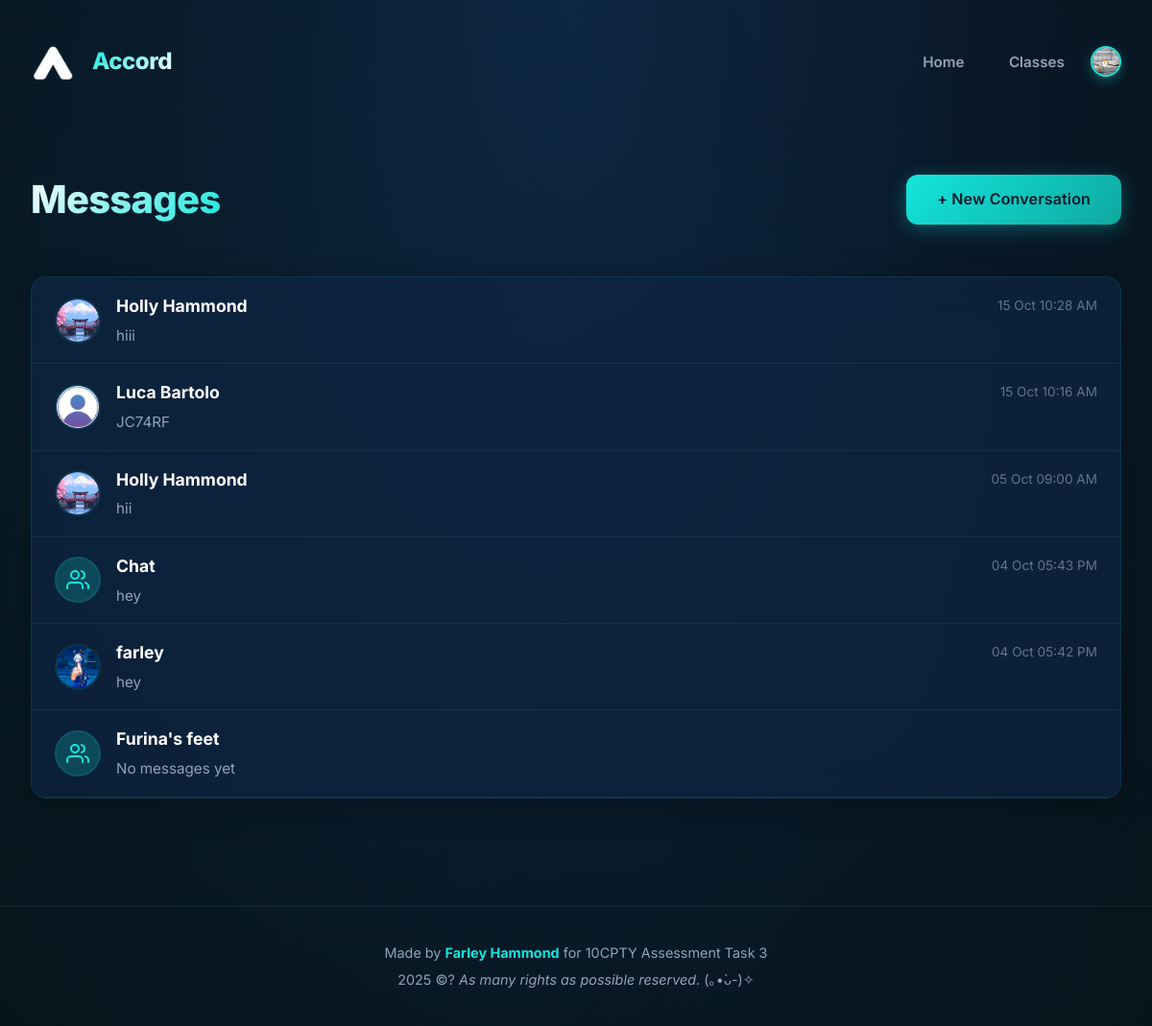
The page /inbox (signed in) on the database as committed earlier.
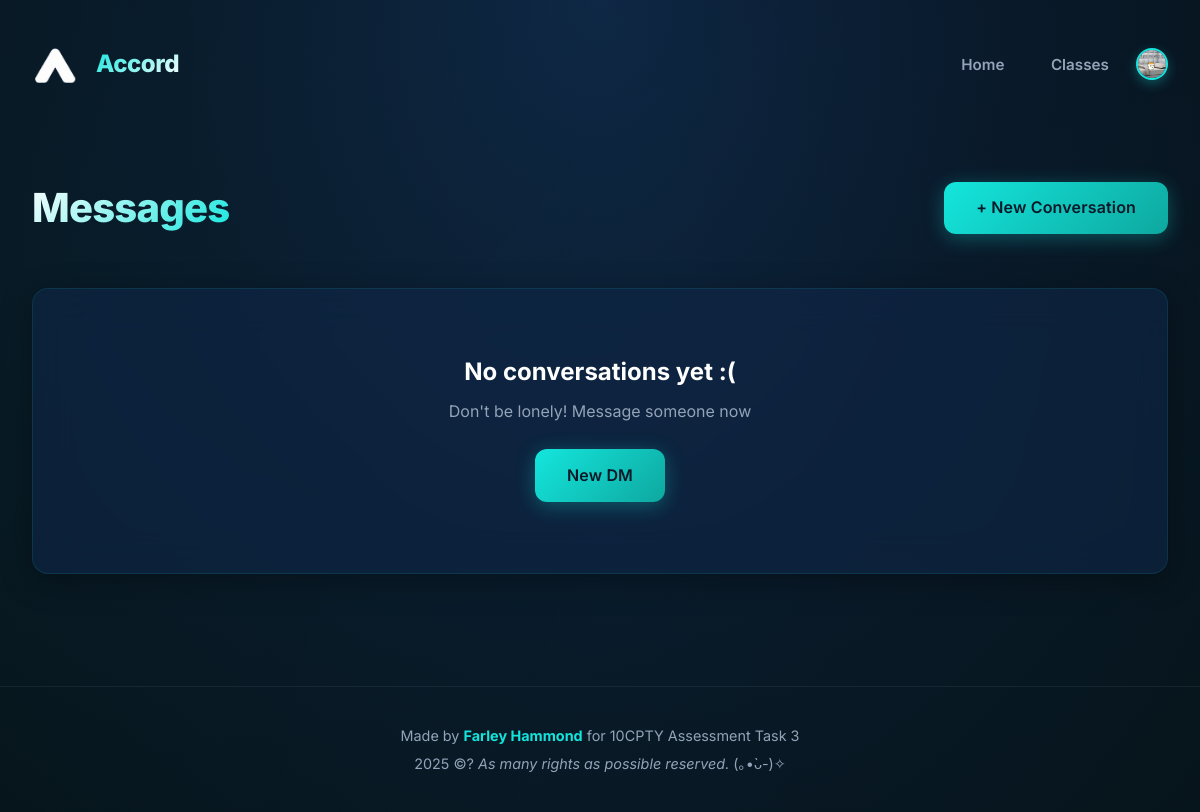
The same page on the database as committed later.
### tables this page shows
CREATE TABLE dm_threads (
        threadID INTEGER PRIMARY KEY AUTOINCREMENT,
        isGroup INTEGER DEFAULT 0,
        threadName TEXT,
        createdBy INTEGER,
        createdAt DATETIME DEFAULT CURRENT_TIMESTAMP
    );

CREATE TABLE users (
        userID INTEGER PRIMARY KEY AUTOINCREMENT,
        name TEXT NOT NULL,
        email TEXT UNIQUE NOT NULL,
        password TEXT NOT NULL,
        role TEXT NOT NULL CHECK(role IN ('teacher','student')),
        avatar TEXT
    );

### main.py (the view)
@app.route("/inbox")
def inbox():
    user = logged_in_user()
    if not user:
        flash("Please log in", "warning")
        return redirect(url_for("login"))
    threads = db.get_threads_for_user(user["id"])
    return render_template("inbox.html", user=user, threads=threads)

### database_manager.py (called while the page is built)
def format_sydney_time(dt_string):
    if not dt_string:
        return ""
    try:
        utc_dt = datetime.strptime(dt_string, '%Y-%m-%d %H:%M:%S')
        utc_dt = pytz.utc.localize(utc_dt)
        sydney_dt = utc_dt.astimezone(SYDNEY_TZ)
        return sydney_dt.strftime('%d %b %I:%M %p')
    except:
        return dt_string

def get_connection():
    con = sql.connect(DB_PATH)
    con.execute("PRAGMA foreign_keys = ON;")
    return con

def get_thread_other_user_name(threadID, currentUserID):
    con = get_connection()
    cur = con.cursor()
    cur.execute("""
        SELECT u.name, u.avatar
        FROM dm_participants p
        JOIN users u ON p.userID = u.userID
        WHERE p.threadID = ? AND p.userID != ?
        LIMIT 1
    """, (threadID, currentUserID))
    result = cur.fetchone()
    con.close()
    return result if result else ("Unknown", None)

def get_unread_message_count(userID):
    con = get_connection()
    cur = con.cursor()
    cur.execute("""
        SELECT COUNT(*)
        FROM dm_messages m
        JOIN dm_participants p ON m.threadID = p.threadID
        WHERE p.userID = ?
        AND m.senderID != ?
        AND m.timestamp > COALESCE(p.lastRead, '1970-01-01')
    """, (userID, userID))
    count = cur.fetchone()[0]
    con.close()
    return count

### main.py (called while the page is built)
def logged_in_user():
    return session.get("user")

@app.context_processor
def inject_unread_count():
    user = logged_in_user()
    if user:
        unread_count = db.get_unread_message_count(user["id"])
        return dict(unread_count=unread_count)
    return dict(unread_count=0)

@app.template_filter('sydney_time')
def sydney_time_filter(dt_string):
    return db.format_sydney_time(dt_string)

@app.template_global()
def get_other_user(thread_id, current_user_id):
    return db.get_thread_other_user_name(thread_id, current_user_id)

@app.context_processor # for timezone in foorter
def inject_unread_count():
    user = logged_in_user()
    now = datetime.now(pytz.timezone('Australia/Sydney'))
    if user:
        unread_count = db.get_unread_message_count(user["id"])
        return dict(unread_count=unread_count, now=now)
    return dict(unread_count=0, now=now)

### templates/inbox.html (shortened to what this page needs)
{% extends "layout.html" %}
{% block content %}
<div class="page">
  <div class="page-header">
    <h1>Messages</h1>
    <a class="btn" href="{{ url_for('new_dm') }}">+ New Conversation</a>
  </div>
  <div class="inbox-container">
    {% if threads %}
      <div class="thread-list">
        {% for t in threads %}
          {% set other_user = get_other_user(t[0], user.id) if not t[1] else None %}
          <a href="{{ url_for('dm_thread', thread_id=t[0]) }}" class="thread-item {% if t[4] > 0 %}unread{% endif %}">
            <div class="thread-avatar-container">
              {% if t[1] %}
                <div class="group-avatar">
                </div>
              {% else %}
                <img class="thread-avatar" src="{{ other_user[1] or url_for('static', filename='images/default_avatar.png') }}" alt="Avatar" />
              {% endif %}
            </div>
            <div class="thread-content">
              <div class="thread-header">
                <h3 class="thread-name">
                  {% if t[1] %}
                    {{ t[2] or "Unnamed Group" }}
                  {% else %}
                    {{ other_user[0] if other_user else "Unknown User" }}
                  {% endif %}
                </h3>
                {% if t[5] %}
                  <span class="thread-time">{{ t[5]|sydney_time }}</span>
                {% endif %}
              </div>
              {% if t[6] %}
                <p class="thread-preview">{{ t[6][:60] }}{% if t[6]|length > 60 %}...{% endif %}</p>
              {% else %}
                <p class="thread-preview muted">No messages yet</p>
              {% endif %}
            </div>
          </a>
        {% endfor %}
      </div>
    {% else %}
      <div class="empty-state">
        <h3>No conversations yet :(</h3>
        <p class="muted">Don't be lonely! Message someone now</p>
        <a class="btn" href="{{ url_for('new_dm') }}">New DM</a>
      </div>
    {% endif %}
  </div>
</div>
{% endblock %}

### templates/layout.html (shortened to what this page needs)
<!DOCTYPE html>
<html lang="en">
  <head>
    <link rel="stylesheet" href="{{ url_for('static', filename='css/style.css') }}" />
  </head>
  <body>
    <main>
      {% include "partials/menu.html" %}
      {% block content %}{% endblock %}
    </main>
  </body>
  <footer class="app-footer">
  <p>Made by <strong>Farley Hammond</strong> for 10CPTY Assessment Task 3</p>
  <p class="footer-year">{{ now.year }} ©? <i>As many rights as possible reserved. </i>(｡•̀ᴗ-)✧</p>
</footer>
</html>

### templates/partials/menu.html (shortened to what this page needs)
<nav>
  <div class="nav-left" style="display: flex; align-items: center;">
    <img src="{{ url_for('static', filename='images/favicon.png') }}" alt="Logo" />
    <h1>Accord</h1>
  </div>
  <ul class="topnav">
    <li><a href="{{ url_for('index') }}">Home</a></li>
    {% if session.get('user') %}
      <li><a href="{{ url_for('classes') }}">Classes</a></li>
      <li class="profile-dropdown">
        <button class="profile-button" onclick="toggleProfileDropdown(event)">
          <img class="avatar small" src="{{ session['user']['avatar'] or url_for('static', filename='images/default_avatar.png') }}" alt="Profile" />
        </button>
      </li>
    {% else %}
      <li><a href="{{ url_for('login') }}">Login</a></li>
      <li><a href="{{ url_for('signup') }}">Sign Up</a></li>
    {% endif %}
  </ul>
</nav>

Rows that differ between the two databases and show on the page:
removed dm_threads: avatar (picture), t "15 Oct 10:28 AM", t "hiii"
removed users: name "Holly Hammond"
removed dm_threads: shows a picture, t "15 Oct 10:16 AM", t "JC74RF"
removed users: name "Luca Bartolo"
removed dm_threads: avatar (picture), t "05 Oct 09:00 AM", t "hii"
removed dm_threads: isGroup 1 (drawn), threadName "Chat", t "04 Oct 05:43 PM", t "hey"
removed dm_threads: avatar (picture), t "04 Oct 05:42 PM", t "hey"
no longer on this page (row edited): users: name "farley"
removed dm_threads: isGroup 1 (drawn), threadName "Furina's feet", shows "No messages yet"
Other text that changed with them:
text now shown: "No conversations yet :( Don't be lonely! Message someone now New DM"
